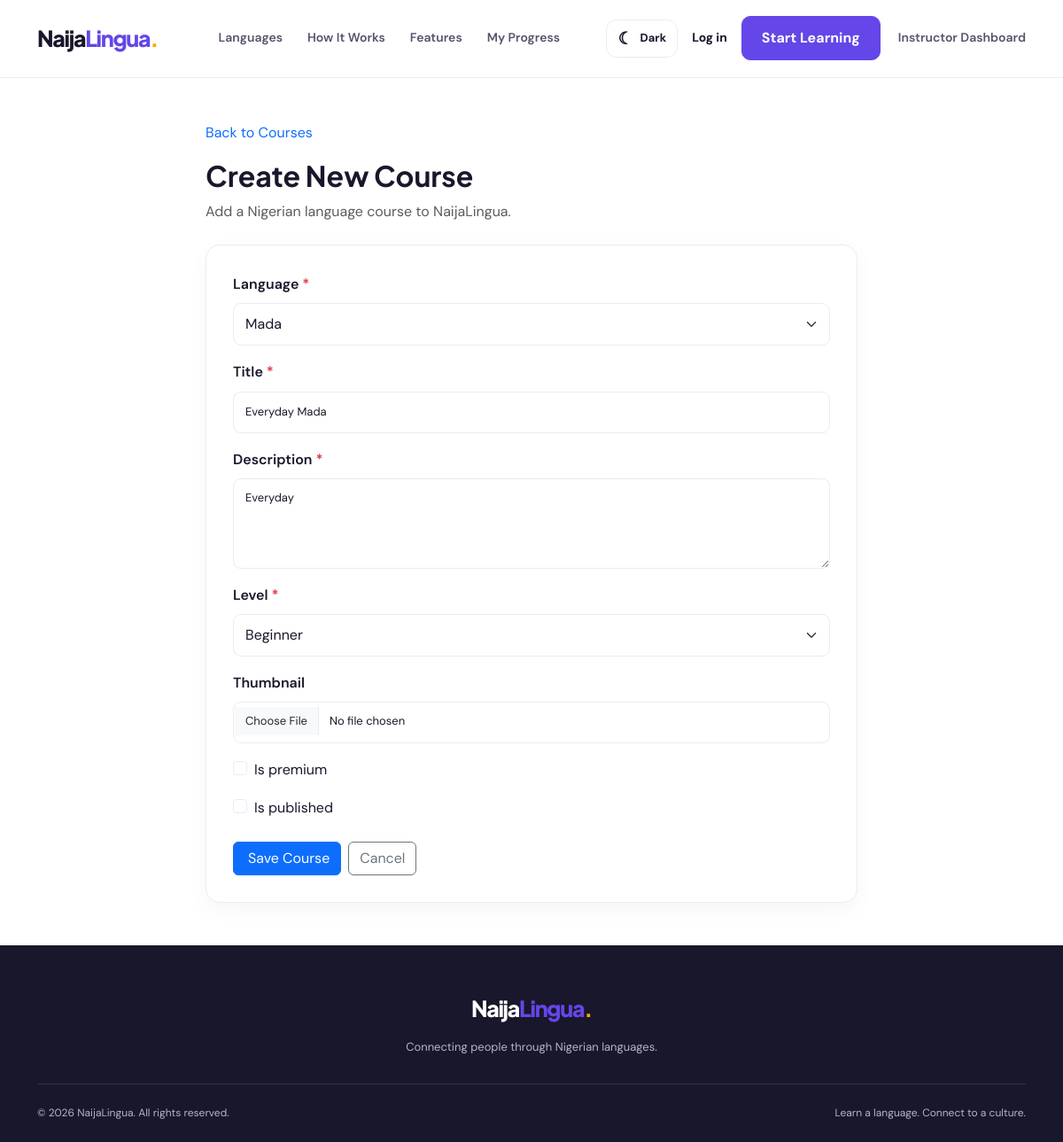
The app's page /courses/manage/everyday-mada/edit/ (signed in) with its own data.
### courses/models.py (models this page shows, shortened)
class Course(models.Model):
    class Level(models.TextChoices):
        BEGINNER = "BEGINNER", "Beginner"
        INTERMEDIATE = "INTERMEDIATE", "Intermediate"
        ADVANCED = "ADVANCED", "Advanced"
    instructor = models.ForeignKey(
    "accounts.User",
    on_delete=models.SET_NULL,
    null=True,
    blank=True,
    related_name="courses"
    )
    language = models.ForeignKey(
    "languages.Language",
    on_delete=models.CASCADE,
    related_name="courses"
    )
    title = models.CharField(max_length=200)
    slug = models.SlugField(
        max_length=220,
        unique=True,
        blank=True
    )
    description = models.TextField()
    level = models.CharField(
        max_length=20,
        choices=Level.choices,
        default=Level.BEGINNER
    )
    thumbnail = models.ImageField(
        upload_to="courses/",
        blank=True,
        null=True
    )
    is_premium = models.BooleanField(default=False)
    is_published = models.BooleanField(default=False)
    created_at = models.DateTimeField(auto_now_add=True)
    updated_at = models.DateTimeField(auto_now=True)
    class Meta:
        ordering = ["language", "level", "title"]

### courses/views.py (the view)
# urls.py: path("manage/<slug:slug>/edit/", views.course_update, name="course_update"),
@login_required
@content_manager_required
def course_update(request, slug):
    course = get_object_or_404(Course, slug=slug)
    if not request.user.is_superuser and not request.user.is_staff:
        if course.instructor_id != request.user.id:
            return redirect("courses:instructor_dashboard")
    if request.method == "POST":
        form = CourseForm(
            request.POST,
            request.FILES,
            instance=course
        )
        if form.is_valid():
            form.save()
            messages.success(request, "Course updated successfully.")
            return redirect("courses:manage_lessons", slug=course.slug)
    else:
        form = CourseForm(instance=course)
    return render(
        request,
        "courses/course_form.html",
        {"form": form, "course": course}
    )

### courses/forms.py
class CourseForm(forms.ModelForm):
    class Meta:
        model = Course
        fields = [
            "language",
            "title",
            "description",
            "level",
            "thumbnail",
            "is_premium",
            "is_published",
        ]
        widgets = {
            "language": forms.Select(attrs={"class": "form-select"}),
            "title": forms.TextInput(attrs={
                "class": "form-control",
                "placeholder": "Enter course title"
            }),
            "description": forms.Textarea(attrs={
                "class": "form-control",
                "rows": 4
            }),
            "level": forms.Select(attrs={"class": "form-select"}),
            "thumbnail": forms.ClearableFileInput(attrs={
                "class": "form-control"
            }),
            "is_premium": forms.CheckboxInput(attrs={
                "class": "form-check-input"
            }),
            "is_published": forms.CheckboxInput(attrs={
                "class": "form-check-input"
            }),
        }

### courses/views.py (called while the page is built)
def is_content_manager(user):
    return (
        user.is_authenticated
        and (
            user.is_superuser
            or user.is_staff
            or getattr(user, "role", None) == "INSTRUCTOR"
        )
    )

### languages/models.py (called while the page is built)
    def __str__(self):
        return self.name

### templates/courses/course_form.html (shortened to what this page needs)
{% extends "base.html" %}
{% block content %}
<div class="container py-5">
    <div class="row justify-content-center">
        <div class="col-lg-8">
            <div class="mb-4">
                <a href="{% url 'courses:list' %}" class="text-decoration-none">
                     Back to Courses
                </a>
                <h2 class="fw-bold mt-3">Create New Course</h2>
                <p class="text-muted">
                    Add a Nigerian language course to NaijaLingua.
                </p>
            </div>
            <div class="form-card">
                <form method="POST" enctype="multipart/form-data">
                    {% for field in form %}
                        {% if field.name == "is_premium" or field.name == "is_published" %}
                            <div class="form-check mb-3">
                                {{ field }}
                                <label class="form-check-label"
                                       for="{{ field.id_for_label }}">
                                    {{ field.label }}
                                </label>
                            </div>
                        {% else %}
                            {% include "courses/includes/form_field.html" with field=field %}
                        {% endif %}
                    {% endfor %}
                    <div class="d-flex gap-2 mt-4">
                        <button type="submit" class="btn btn-primary">
                            Save Course
                        </button>
                        <a href="{% url 'courses:list' %}"
                           class="btn btn-outline-secondary">
                            Cancel
                        </a>
                    </div>
                </form>
            </div>
        </div>
    </div>
</div>
{% endblock %}

### templates/courses/includes/form_field.html (shortened to what this page needs)
<div class="mb-3">
    <label for="{{ field.id_for_label }}" class="form-label">
        {{ field.label }}
        {% if field.field.required %}
            <span class="text-danger">*</span>
        {% endif %}
    </label>
    {{ field }}
</div>

### static/css/style.css (style rules this page uses)
:root { color-scheme: light; --primary: #6546e8; --primary-dark: #4f32ca; --primary-light: #f0edff; --text-dark: #19172b; --text-muted: #747387; --background: #ffffff; --surface: #f8f7fc; --card-bg: #ffffff; --navbar-bg: rgba(255, 255, 255, 0.96); --border: #eceaf4; --input-bg: #ffffff; --green: #16a477; --yellow: #f9c74f; --shadow: 0 15px 45px rgba(35, 24, 85, 0.07); --radius: 20px; }
* { box-sizing: border-box; }
html { scroll-behavior: smooth; scroll-padding-top: 90px; }
body { margin: 0; font-family: "DM Sans", sans-serif; color: var(--text-dark); background: var(--background); line-height: 1.7; }
h1, h2, h3, h4, h5, .brand-logo { font-family: "Plus Jakarta Sans", sans-serif; }
a { text-decoration: none; }
body, .site-navbar, .language-card, .feature-card, .step-card, .learning-card, .floating-note, .language-example, .language-placeholder, .learning-tip, .pronunciation, .empty-languages, .cta-section { transition: background-color 0.25s ease, color 0.25s ease, border-color 0.25s ease, box-shadow 0.25s ease; }
.form-card { background: var(--card-bg); border: 1px solid var(--border); border-radius: 16px; padding: 30px; box-shadow: 0 8px 25px rgba(0, 0, 0, .04); }
.form-card .form-label { color: var(--text-dark); font-weight: 600; }
.form-card .form-control, .form-card .form-select { background-color: var(--input-bg); color: var(--text-dark); border: 1px solid var(--border); border-radius: 9px; padding: 11px 13px; }
.form-card textarea { resize: vertical; }
.form-card .form-check-input { background-color: var(--input-bg); border-color: var(--border); }
.form-control { min-height: 47px; padding: 12px 14px; border: 1px solid var(--border); border-radius: 10px; background: var(--input-bg); color: var(--text-dark); font-family: inherit; font-size: 13px; }
.form-control::placeholder { color: var(--text-muted); opacity: 0.8; }

### records on screen
Course: form "Mada" "Everyday Mada" "Everyday" "Beginner", form "☑"

### other values on screen
{{ field.label }} "Language" "Title" "Description" "Level" "Thumbnail"
{{ field.label }} "Is premium" "Is published"
